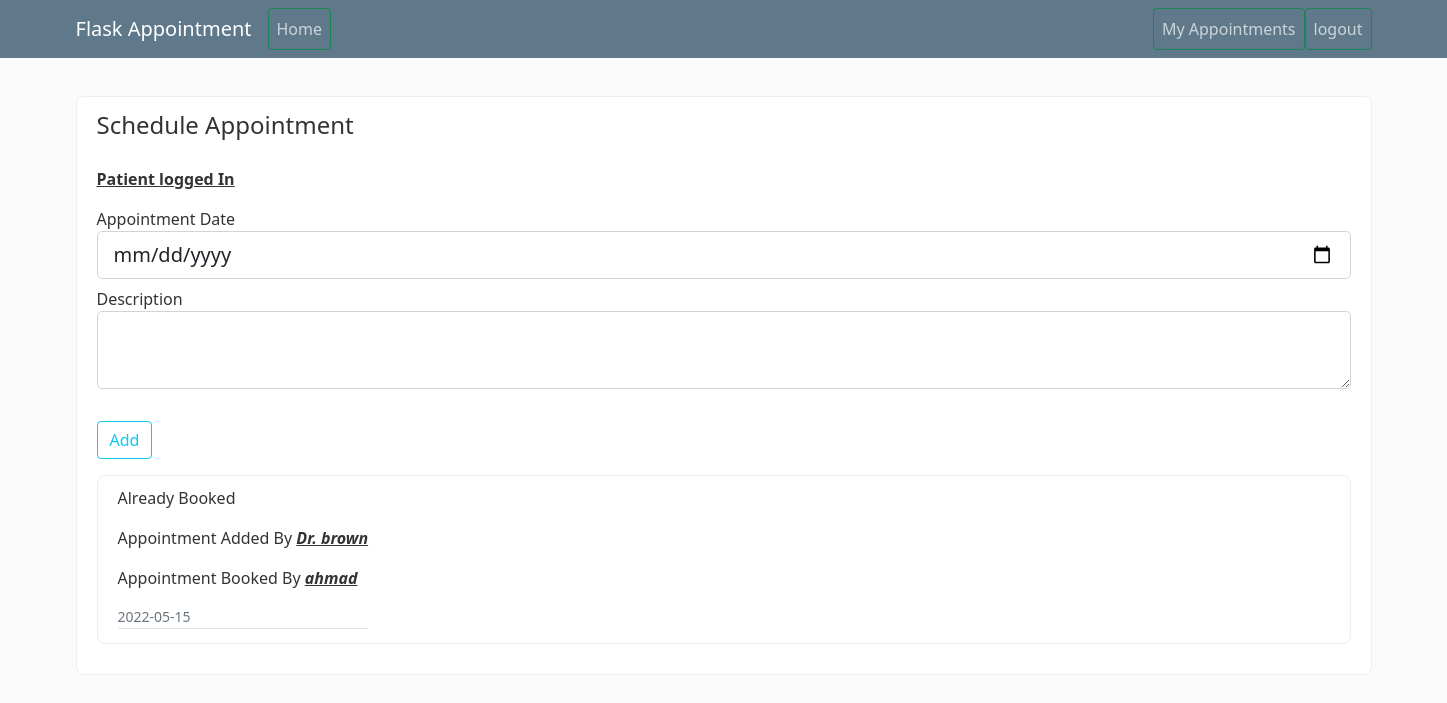
Page /appointment/new (signed in) on the committed database.
### appointment_system/models.py (models this page shows, shortened)
class Appointment(db.Model):
    id = db.Column(db.Integer, primary_key=True)
    date= db.Column(db.Date)
    schedule_id = db.Column(db.Integer, db.ForeignKey('schedule.id'))
    description = db.Column(db.String(100), nullable=False)
    doctor_id = db.Column(db.Integer, db.ForeignKey('doctor.id'), nullable=True)
    patient_id = db.Column(db.Integer, db.ForeignKey('patient.id'), nullable=True)

class Doctor(db.Model):
    id = db.Column(db.Integer, primary_key=True)
    name = db.Column(db.String(20), unique=True, nullable=False)
    email = db.Column(db.String(120), unique=True, nullable=False)
    specialization = db.Column(db.String(120), nullable=False)
    appointment = db.relationship('Appointment', backref='doctor', lazy=True)
    user_id = db.Column(db.Integer, db.ForeignKey('user.id'))
    is_approved = db.Column(db.Boolean, nullable=False, default=False)
    schedule = db.relationship('Schedule', backref='doctor')

class Patient(db.Model):
    id = db.Column(db.Integer, primary_key=True)
    name = db.Column(db.String(20), unique=True, nullable=False)
    email = db.Column(db.String(120), unique=True, nullable=False)
    appointment = db.relationship('Appointment', backref='patient', lazy=True)
    user_id = db.Column(db.Integer, db.ForeignKey('user.id'))

### appointment_system/routes.py (the view, shortened to what this page needs)
@app.route("/appointment/new", methods=['GET', 'POST'])
@login_required
def create_appointment():
    appointments = Appointment.query.filter(Appointment.id>0).order_by(Appointment.id.desc())
    print("---",appointments)
    form = AppointmentForm()
    return render_template('create_appointment.html', title='New Appointment',
        form=form, legend='Create Appointment', appointments=appointments)

### appointment_system/forms.py
class AppointmentForm(FlaskForm):
    date = DateField('Appointment Date')
    description = TextAreaField('Description', validators=[DataRequired()])
    submit = SubmitField('Add')

### appointment_system/models.py (called while the page is built)
@login_manager.user_loader
def load_user(user_id):
    return User.query.get(int(user_id))

### appointment_system/templates/create_appointment.html (shortened to what this page needs)
{% extends "layout.html" %}
{% block content %}
<div class="content-section">
    <form action="" method="post">
        <fieldset class="form-group">
            <legend class="border-bottm mb-4"> Schedule Appointment</legend>
        {% if current_user.role == "doctor" %}
            <p><b><u>Doctor logged In</u></b></p>
        {% elif current_user.role =="patient" %}
            <p><b><u>Patient logged In</u></b></p>
        {% else %}
            <p>Admin logged In</p>
        {% endif %}
            <div class="form-group mb-2">
                {{ form.date.label(class="form-control-label") }}
                {% if form.date.errors %}
                {{ form.date(class="form-control form-control-lg is-invalid") }}
                <div class="invalid-feedback">
                    {% for error in form.date.errors %}
                    <span>
                        {{ error }}
                    </span>
                    {% endfor %}
                </div>
                {% else %}
                {{ form.date(class="form-control form-control-lg") }}
                {% endif %}
            </div>
            <div class="form-group mb-2">
                {{ form.description.label(class="form-control-label") }}
                {% if form.description.errors %}
                {{ form.description(class="form-control form-control-lg is-invalid") }}
                <div class="invalid-feedback">
                    {% for error in form.description.errors %}
                    <span>
                        {{ error }}
                    </span>
                    {% endfor %}
                </div>
                {% else %}
                {{ form.description(class="form-control form-control-lg") }}
                {% endif %}
            </div>
        </fieldset>
        <div class="form-group">
            {{ form.submit(class="btn btn-outline-info mt-2") }}
        </div>
    </form>
    {% for appointment in appointments %}
    <article class="media content-section d-flex flex-row">
        <div class="media-body">
            <div class="article-metadata">
                {% if (appointment.patient_id == None) %}
                    <p>available</p>
                   <p>Appointment Added By <b><i><u>Dr. {{appointment.doctor.name}}</u></i></b></p>
                {% else %}
                    <p>Already Booked</p>
                    <p>Appointment Added By <b><i><u>Dr. {{appointment.doctor.name}}</u></i></b></p>
                    <p>Appointment Booked By <b><i><u>{{appointment.patient.name}}</u></i></b></p>
                {% endif %}
                <small class="text-muted">{{ appointment.date.strftime('%Y-%m-%d') }}</small>
            </div>
        </div>
    </article>
    {% endfor %}
</div>
{% endblock %}

### appointment_system/static/main.css (style rules this page uses)
body { background: #fafafa; color: #333333; margin-top: 5rem; }
.content-section { background: #ffffff; padding: 10px 20px; border: 1px solid #dddddd; border-radius: 3px; margin-bottom: 20px; }
.article-metadata { padding-bottom: 1px; margin-bottom: 4px; border-bottom: 1px solid #e3e3e3 }
.form-group { margin-bottom: 16px; }
.form-group label { font-size: 16px; }
.content-section { border-radius: 8px; border: 1px solid #eee; }

### rows in the picture
Appointment: doctor.name "brown", patient.name "ahmad", date "2022-05-15"
